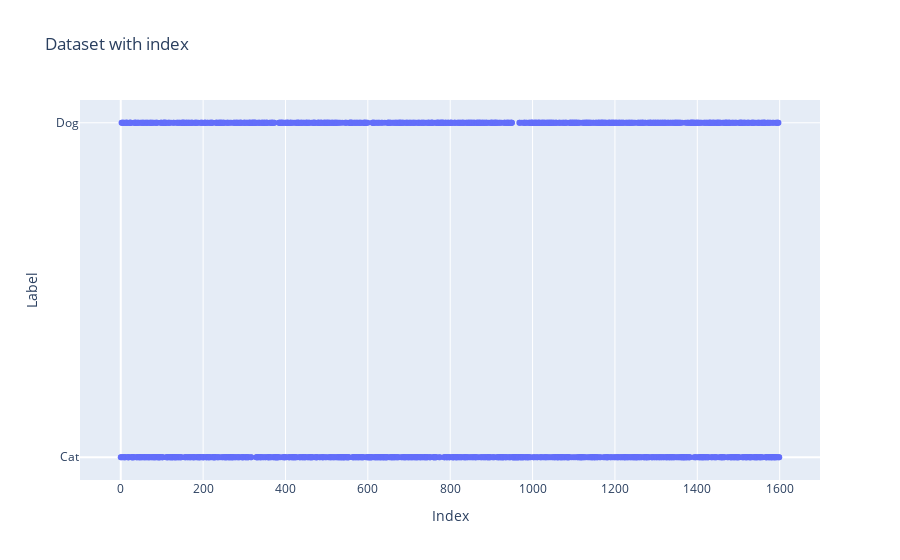

This figure's notebook cell:
### Code cell
# Create a list with index for each dataset
import plotly.graph_objects as go
train_index = list(range(len(y_train_small)))

fig = go.Figure()

# Dataset
fig.add_trace(go.Scatter(x=train_index, y=y_train_small, mode='markers', name='Train'))


fig.update_layout(title='Dataset with index',
                  xaxis_title='Index',
                  yaxis_title='Label',
                  yaxis=dict(
                      tickvals=[0, 1],
                      ticktext=['Cat', 'Dog']
                  ))

fig.show()

### Figure 1 — Plotly figure (JSON) as saved in the notebook; plotly's stock layout.template omitted (floating-point values rounded to 4 significant figures; data arrays with more than 128 entries replaced by an {"elided": "..."} marker saying what was removed)
{"data": [{"mode": "markers", "name": "Train", "type": "scatter", "x": {"elided": "1600 int values"}, "y": {"elided": "1600 int values"}}], "layout": {"title": {"text": "Dataset with index"}, "xaxis": {"title": {"text": "Index"}}, "yaxis": {"ticktext": ["Cat", "Dog"], "tickvals": [0, 1], "title": {"text": "Label"}}}}
